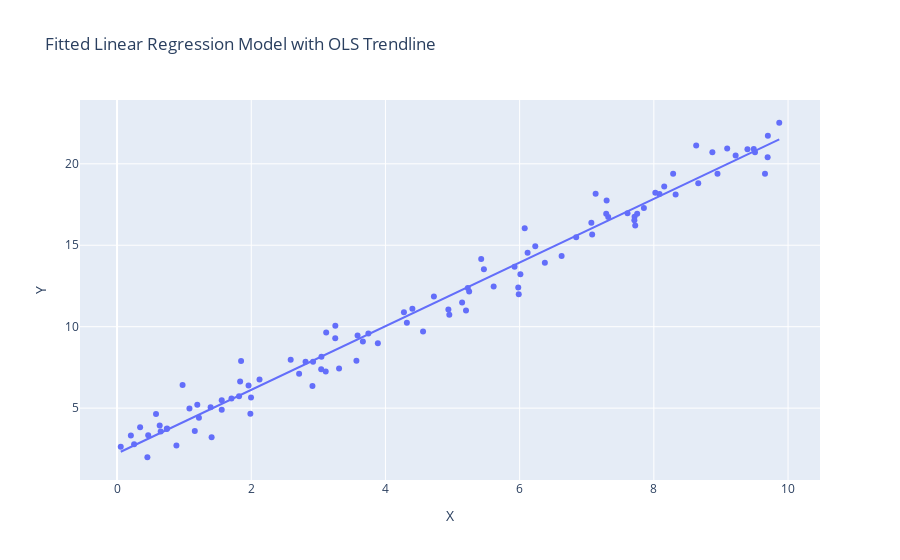

Notebook source saved alongside this figure:
### Markdown cell above
#### 2:

### Code cell
import plotly.express as px
import statsmodels.formula.api as smf

# Step 1: Fit the linear regression model using statsmodels
model = smf.ols(formula='y ~ x', data=df).fit()

# Display the summary of the regression results
print(model.summary())
print(model.params)
print(model.rsquared) 

# Step 3: Use Plotly Express to add the OLS trendline
fig = px.scatter(df, x='x', y='y', title='Fitted Linear Regression Model with OLS Trendline',
                 trendline='ols', labels={'x': 'X', 'y': 'Y'})

# Update traces to label the OLS trendline in the legend
fig.update_traces(selector=dict(mode='lines'), name='OLS Trendline')

# Update layout for better visualization
fig.update_layout(xaxis_title='X',
                  yaxis_title='Y',
                  showlegend=True)

# Show the figure
fig.show()
